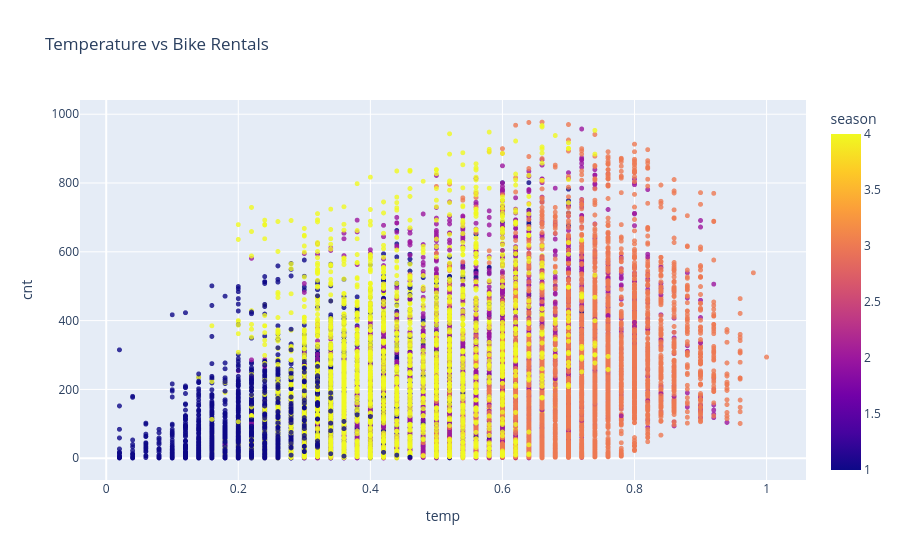

Notebook code for this chart:
### Code cell
# display bike rentals vs temperature on a scatter plot
fig = px.scatter(
    df,
    x='temp',  # temperature on x axis
    y='cnt',  # bike rentals on y axis
    color='season',
    opacity=0.8,  # point transparency
    title='Temperature vs Bike Rentals'
)
fig.update_traces(marker_size=5)  # point size
fig.show()

### Figure 1 — Plotly figure (JSON) as saved in the notebook; plotly's stock layout.template omitted (floating-point values rounded to 4 significant figures; data arrays with more than 128 entries replaced by an {"elided": "..."} marker saying what was removed)
{"data": [{"hovertemplate": "temp=%{x}<br>cnt=%{y}<br>season=%{marker.color}<extra></extra>", "legendgroup": "", "marker": {"color": {"elided": "17379 int values"}, "coloraxis": "coloraxis", "opacity": 0.8, "size": 5, "symbol": "circle"}, "mode": "markers", "name": "", "showlegend": false, "type": "scattergl", "x": {"elided": "17379 float values"}, "xaxis": "x", "y": {"elided": "17379 int values"}, "yaxis": "y"}], "layout": {"coloraxis": {"colorbar": {"title": {"text": "season"}}, "colorscale": [[0, "#0d0887"], [0.1111, "#46039f"], [0.2222, "#7201a8"], [0.3333, "#9c179e"], [0.4444, "#bd3786"], [0.5556, "#d8576b"], [0.6667, "#ed7953"], [0.7778, "#fb9f3a"], [0.8889, "#fdca26"], [1, "#f0f921"]]}, "legend": {"tracegroupgap": 0}, "title": {"text": "Temperature vs Bike Rentals"}, "xaxis": {"anchor": "y", "domain": [0, 1], "title": {"text": "temp"}}, "yaxis": {"anchor": "x", "domain": [0, 1], "title": {"text": "cnt"}}}}
